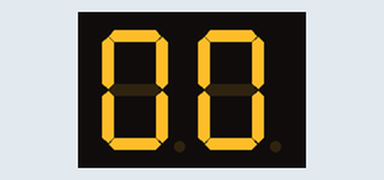
A sketch run on a simulated Arduino Uno, built with avr-gcc and run on an emulated ATmega328P. Shown: 2-digit seven-segment display. Wiring (inferred from the names in the program): 2-digit 7-segment display, segments lit when HIGH: segments pin 0, pin 1, pin 2, pin 3, pin 4, pin 5, pin 6; digit selects pin 9, pin 10. The segment pins are drawn as the display they are named for.

Above: at 0.1 s.
At 4.1 s:
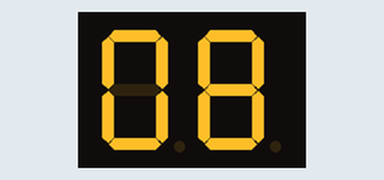
At 9.2 s:
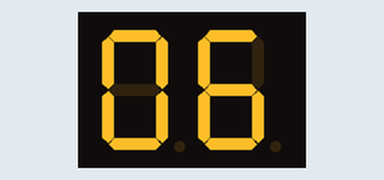
At 19.2 s:
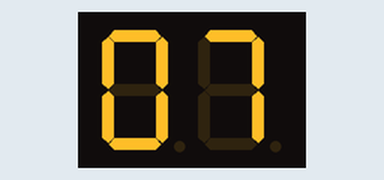
At 27.2 s:
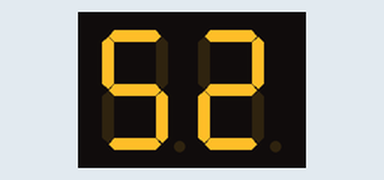
At 37.3 s:
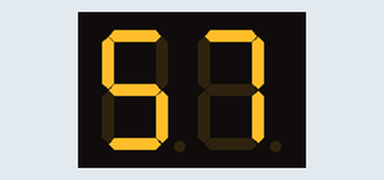

Measured:
- what the display in image 0 shows lasts 1.1 s, from 0.0 s to 1.1 s

The sketch:

Counter.ino
```cpp
#include "SEG.h"
/////////////////////////////////////////////
SEG io;
unsigned long start_time;
unsigned long current_time;
const unsigned long period = 1000;
int value = 0;
int increment = 20;
int num_1 = 0;
int num_2 = 0;
////////////////////////////////////////////
void setup() {
  start_time = millis();

}

void loop() {
////////////////////////////////////////////
  current_time = millis();
  if (current_time - start_time >= period) {
    value += increment ;
    start_time = current_time;


  }
//////////////////////////////////
  if (value >= 99) {
    value = 0;
    increment -= 5;
  }
/////////////////////////////////
  num_1 = value % 10;
  num_2 = value / 10;
  io.RUN("1", num_1);
  io.RUN("2", num_2);
}
```

SEG.h
```cpp
class SEG {
  public:
     RUN(char *part,int num) {
//          SEG 1
    pinMode(9, OUTPUT);
//          SEG 2
    pinMode(10, OUTPUT);
    digitalWrite(9,HIGH);
    digitalWrite(10,HIGH);

    int A = 0, B = 1, C = 2, D = 3,  E = 4, F = 5,G = 6;
    int PIN_OUT[] = {A = 0, B = 1, C = 2, D = 3,  E = 4, F = 5,G = 6};
//              A B C D E F G
    int _0[] = {1,1,1,1,1,1,0};
    int _1[] = {0,1,1,0,0,0,0};
    int _2[] = {1,1,0,1,1,0,1};
    int _3[] = {1,1,1,1,0,0,1};
    int _4[] = {0,1,1,0,0,1,1};
    int _5[] = {1,0,1,1,0,1,1};
    int _6[] = {1,0,1,1,1,1,1};
    int _7[] = {1, 1, 1, 0, 0, 0, 0};
    int _8[] = {1, 1, 1, 1, 1, 1, 1};
    int _9[] = {1,1,1,1,0,1,1};
    byte _set[] = {"B0000001"};
////////////////////////////////////////


    if(part=="1"){
        digitalWrite(10,LOW);
        delay(7);
      }
      else if(digitalRead(9)==LOW){
         digitalWrite(10,HIGH);
        }
      if(part=="2"){
        digitalWrite(9,LOW);
        delay(7);
      }
      else if(digitalRead(10)==LOW){
         digitalWrite(9,HIGH);
        }


      if (num == 0) {
        for (int x = 0; x < 7; x++) {
          pinMode(PIN_OUT[x], OUTPUT);
          digitalWrite(PIN_OUT[x], _0[x]);
        }
      }
       if (num == 1) {
        for (int x = 0; x < 7; x++) {
          pinMode(PIN_OUT[x], OUTPUT);
          digitalWrite(PIN_OUT[x], _1[x]);
        }
      }
       if (num == 2) {
        for (int x = 0; x < 7; x++) {
          pinMode(PIN_OUT[x], OUTPUT);
          digitalWrite(PIN_OUT[x], _2[x]);
        }
      }
       if (num == 3) {
        for (int x = 0; x < 7; x++) {
          pinMode(PIN_OUT[x], OUTPUT);
          digitalWrite(PIN_OUT[x], _3[x]);
        }
      }
       if (num == 4) {
        for (int x = 0; x < 7; x++) {
          pinMode(PIN_OUT[x], OUTPUT);
          digitalWrite(PIN_OUT[x], _4[x]);
        }
      }
       if (num == 5) {
        for (int x = 0; x < 7; x++) {
          pinMode(PIN_OUT[x], OUTPUT);
          digitalWrite(PIN_OUT[x], _5[x]);
        }
      }
       if (num == 6) {
        for (int x = 0; x < 7; x++) {
          pinMode(PIN_OUT[x], OUTPUT);
          digitalWrite(PIN_OUT[x], _6[x]);
        }
      }
       if (num == 7) {
        for (int x = 0; x < 7; x++) {
          pinMode(PIN_OUT[x], OUTPUT);
          digitalWrite(PIN_OUT[x], _7[x]);
        }
      }
       if (num == 8) {
        for (int x = 0; x < 7; x++) {
          pinMode(PIN_OUT[x], OUTPUT);
          digitalWrite(PIN_OUT[x], _8[x]);
        }
      }
       if (num == 9) {
        for (int x = 0; x < 7; x++) {
          pinMode(PIN_OUT[x], OUTPUT);
          digitalWrite(PIN_OUT[x], _9[x]);
        }
      }
         /*   else{
        for (int x = 0; x < 7; x++) {
          pinMode(PIN_OUT[x], OUTPUT);
          digitalWrite(PIN_OUT[x], _set[x]);
          delay(100);
          digitalWrite(PIN_OUT[x],LOW);
          delay(100);
        }
      }*/
     }


};
```
